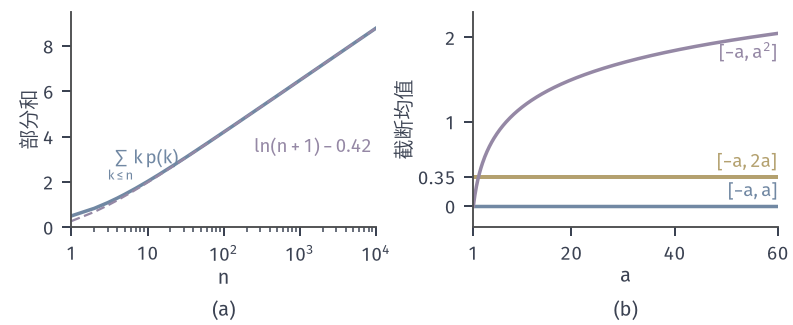

Recreate this plot in Python.
from pathlib import Path
import sys
HERE = Path(__file__).resolve().parent
sys.path.insert(0, str(HERE.parent/'rvm-common'))
from rvm_fig import *
# (a) p(k)=1/(k(k+1)): partial sums of k p(k) = sum_{k<=n} 1/(k+1) grow like ln n.
# (b) symmetric density f(x)=1/(2x^2), |x|>=1: truncated first moment over [-a,b]
#     equals (ln b - ln a)/2 and depends on how the truncation grows.
fig, axes = figure(width_mm=112, height_mm=46, ncols=2)
panel(fig, left=.09, right=.98, bottom=.3, wspace=.32)
ax = axes[0]
n = np.arange(1, 10001)
S = np.cumsum(1/(n+1))
ax.plot(n, S, color=BLUE, lw=1.4)
ax.plot(n, np.log(n+1)-1+np.euler_gamma, color=PURPLE, lw=.9, ls=DASH)
ax.set_xscale('log'); ax.set_xlim(1, 1e4); ax.set_ylim(0, 9.5)
ax.set_xticks([1, 10, 100, 1000, 10000]); ax.set_xticklabels(['1', '10', '$10^2$', '$10^3$', '$10^4$'])
lab(ax, 250, 3.3, r'$\ln(n+1)-0.42$', PURPLE, ha='left'); lab(ax, 700, 4.7, '', BLUE)
lab(ax, 3, 2.8, r'$\sum_{k\leq n}k\,p(k)$', BLUE, ha='left')
axlab(ax, '$n$', '部分和')
ax = axes[1]
a = np.linspace(1, 60, 400)
ax.plot(a, 0*a, color=BLUE, lw=1.4)
ax.plot(a, 0*a+np.log(2)/2, color=YELLOW, lw=1.6)
ax.plot(a, np.log(a)/2, color=PURPLE, lw=1.4)
lab(ax, 60, .07, '$[-a,a]$', BLUE, ha='right', va='bottom')
lab(ax, 60, np.log(2)/2+.07, '$[-a,2a]$', YELLOW, ha='right', va='bottom')
lab(ax, 60, np.log(60)/2-.1, '$[-a,a^2]$', PURPLE, ha='right', va='top')
ax.set_xlim(1, 60); ax.set_ylim(-.25, 2.3); ax.set_xticks([1, 20, 40, 60]); ax.set_yticks([0, np.log(2)/2, 1, 2]); ax.set_yticklabels(['0', '0.35', '1', '2'])
axlab(ax, '$a$', '截断均值')
tags(fig, axes)
save(fig, HERE, 'figure', {'S_10000': float(S[-1]), 'ln2/2': float(np.log(2)/2)})
